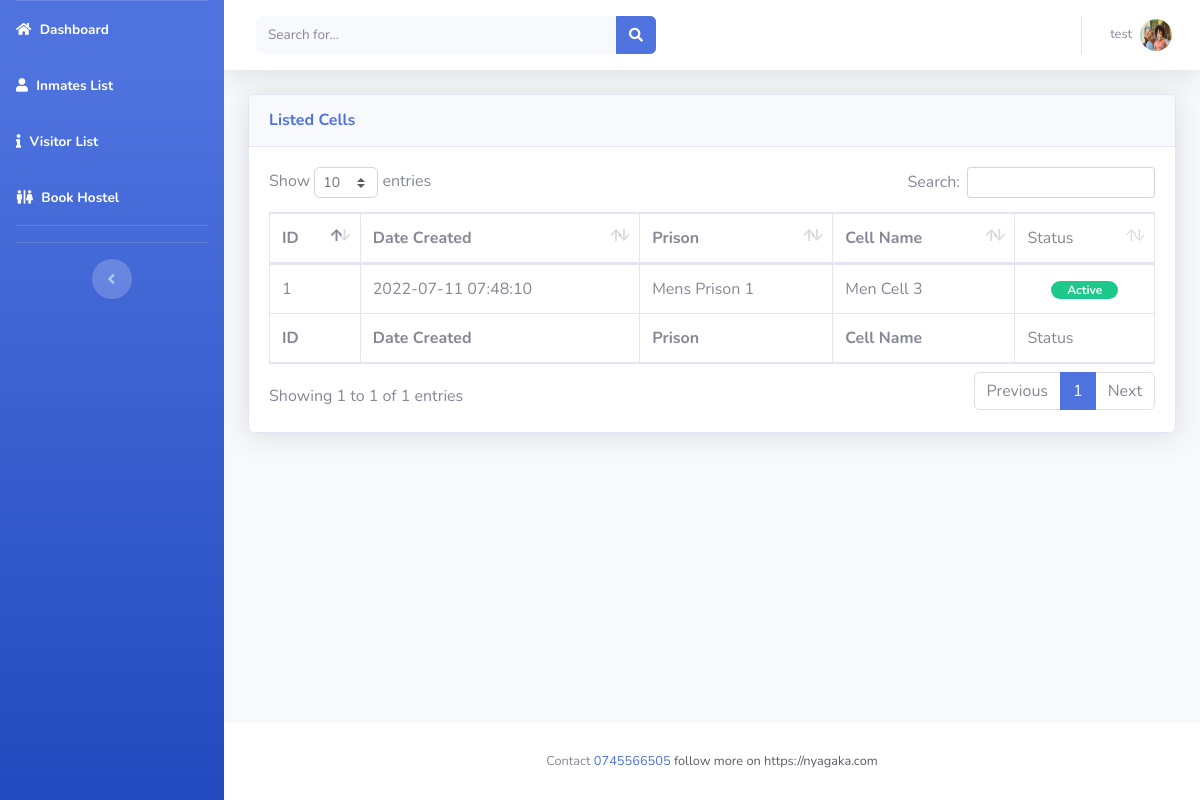
/manage-cell.php (signed in), run on the app's committed database.
### tables this page shows
CREATE TABLE `users` (
  `id` int(11) NOT NULL,
  `fname` varchar(20) NOT NULL,
  `mname` varchar(20) NOT NULL,
  `lname` varchar(20) NOT NULL,
  `username` varchar(50) NOT NULL,
  `email` varchar(50) NOT NULL,
  `contact` varchar(50) NOT NULL,
  `password` varchar(50) NOT NULL,
  `creationdate` timestamp NOT NULL DEFAULT current_timestamp(),
  `status` int(11) NOT NULL,
  `profilepic` varchar(50) NOT NULL
);

CREATE TABLE `cells` (
  `id` int(11) NOT NULL,
  `prison_id` int(20) NOT NULL,
  `cell_name` varchar(100) NOT NULL,
  `status` int(11) NOT NULL,
  `date_created` datetime NOT NULL DEFAULT current_timestamp(),
  `cell_type` varchar(10) NOT NULL,
  `cell_number` int(11) NOT NULL,
  `seater` int(11) NOT NULL
);

CREATE TABLE `prisons` (
  `prison_id` int(11) NOT NULL,
  `pname` varchar(20) NOT NULL,
  `type` varchar(20) NOT NULL,
  `status` int(11) NOT NULL,
  `date_updated` datetime DEFAULT current_timestamp()
);

### manage-cell.php (the view, shortened to what this page needs)
<?php
include('includes/config.php');
if (strlen($_SESSION['alogin']) == 0) {
    header('location: login.php');
}
else {
?>
<!DOCTYPE html>
<html lang="en">
<head>
    <link href="vendor/fontawesome-free/css/all.min.css" rel="stylesheet" type="text/css">
    <link href="css/sb-admin-2.min.css" rel="stylesheet">
    <link href="vendor/datatables/dataTables.bootstrap4.min.css" rel="stylesheet">
</head>
<body id="page-top">
    <div id="wrapper">
        <?php include "includes/sidebar.php"; ?>
        <div id="content-wrapper" class="d-flex flex-column">
            <div id="content">
                <?php include "includes/header.php"; ?>
                <div class="container-fluid">
                    <div class="card shadow mb-4">
                        <div class="card-header py-3">
                           <h6 class="m-0 font-weight-bold text-primary">Listed Cells</h6>
                        </div>
                        <div class="card-body">
                            <div class="table-responsive">
                                <table class="table table-bordered" id="dataTable" width="100%" cellspacing="0">
                                    <thead>
                                    <tr>
                                    <th>ID</th>
                                    <th>Date Created</th>
                                        <th>Prison</th>
                                        <th>Cell Name</th>
                                        <td>Status</td>
                                    </tr>
                                    </thead>
                                    <tfoot>
                                    <tr>
                                        <th>ID</th>
                                        <th>Date Created</th>
                                        <th>Prison</th>
                                        <th>Cell Name</th>
                                        <td>Status</td>
                                    </tr>
                                    </tfoot>
                                    <tbody>
                                    <?php
                                    $sql = "SELECT cells.*, prisons.pname FROM cells INNER JOIN prisons ON cells.prison_id=prisons.prison_id AND  cells.`status`=1";
                                        $query = $dbh->prepare($sql);
                                        $query->execute();
                                        $results = $query->fetchAll(PDO::FETCH_OBJ);
                                        $cnt = 1;
                                        if ($query->rowCount() > 0) {
                                            foreach ($results as $result) {
                                             ?>
                                    <tr>
                                    <td><?php echo htmlentities($cnt); ?></td>
                                    <td><?php echo htmlentities($result->date_created); ?></td>
                                    <td><?php echo htmlentities($result->pname); ?></td>
                                    <td><?php echo htmlentities($result->cell_name); ?></td>
                                    <td class="text-center">
                                <?php if($result->status == 1): ?>
                                    <span class="badge badge-success px-3 rounded-pill">Active</span>
                                <?php else: ?>
                                    <span class="badge badge-danger px-3 rounded-pill">Inactive</span>
                                <?php endif; ?>
                            </td>
                                    </tr>
                                    <?php $cnt = $cnt + 1;
                                            }
                                        } ?>
                                    </tbody>
                                </table>
                            </div>
                        </div>
                    </div>
                </div>
            </div>
            <?php include "includes/footer.php"; ?>
        </div>
    </div>
</body>
</html>
<?php } ?>

### includes/header.php (shortened to what this page needs)
<nav class="navbar navbar-expand navbar-light bg-white topbar mb-4 static-top shadow">
    <form class="d-none d-sm-inline-block form-inline mr-auto ml-md-3 my-2 my-md-0 mw-100 navbar-search">
        <div class="input-group">
            <input type="text" class="form-control bg-light border-0 small" placeholder="Search for..."
                   aria-label="Search" aria-describedby="basic-addon2">
            <div class="input-group-append">
                <button class="btn btn-primary" type="button">
                    <i class="fas fa-search fa-sm"></i>
                </button>
            </div>
        </div>
    </form>
    <ul class="navbar-nav ml-auto">
        <li class="nav-item dropdown no-arrow">
            <a class="nav-link dropdown-toggle" href="#" id="userDropdown" role="button"
               data-toggle="dropdown" aria-haspopup="true" aria-expanded="false">
                <span class="mr-2 d-none d-lg-inline text-gray-600 small">
                    <?php
                    $email = $_SESSION['alogin'];
                    $sql2 = "SELECT users.* FROM `users` WHERE `email`=:email and status=1 ;";
                    $query = $dbh->prepare($sql2);
                    $query->bindParam(':email', $email, PDO::PARAM_STR);
                    $query->execute();
                    $results = $query->fetchAll(PDO::FETCH_OBJ);
                    if ($query->rowCount() > 0) {
                        foreach ($results as $result) {
                            echo $result->username;
                        }
                    ?></span>
                    <img class="img-profile rounded-circle"
                         src="photo/<?php echo $result->profilepic;} ?>">
                </a>
        </li>
    </ul>
</nav>

### data on the page
users: username "test", profilepic (picture)
cells: date_created "2022-07-11 07:48:10", prison.pname "Mens Prison 1", cell_name "Men Cell 3", status "Active"
